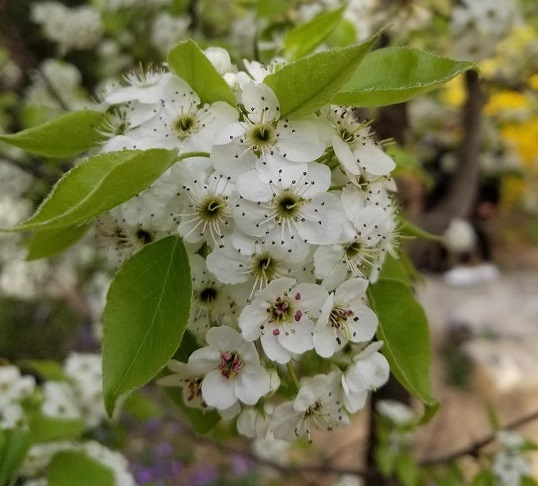
#> input picture chap14/14-2/blur_test.jpg, 538 x 486 px
$ python blur.py
#> lines starting #> are read from the running program, lines starting #| are printed output that depends on the picture
import cv2
#读取原始图像
img = cv2.imread("blur_test.jpg")
#> img is the input picture: shape (486, 538, 3); mean B, G, R 77.7, 117, 117.2
#使用归一化滤波方式进行模糊
blur_img =cv2.blur(img,(9,9))
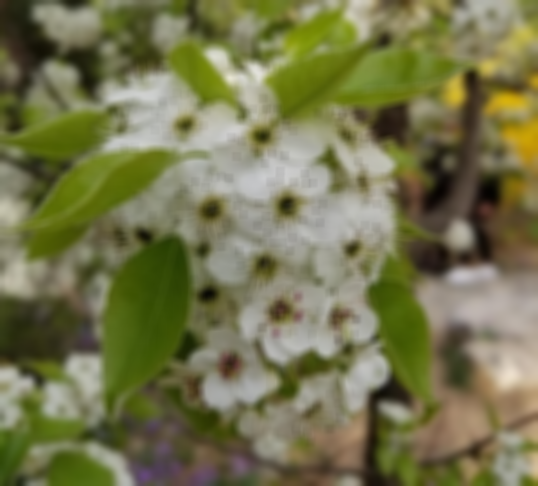
#> blur_img: shape (486, 538, 3); mean B, G, R 77.7, 117, 117.2
#显示原始图像
cv2.imshow("img",img)
#显示模糊后的图像
cv2.imshow("blur_img",blur_img)
cv2.waitKey(0)
